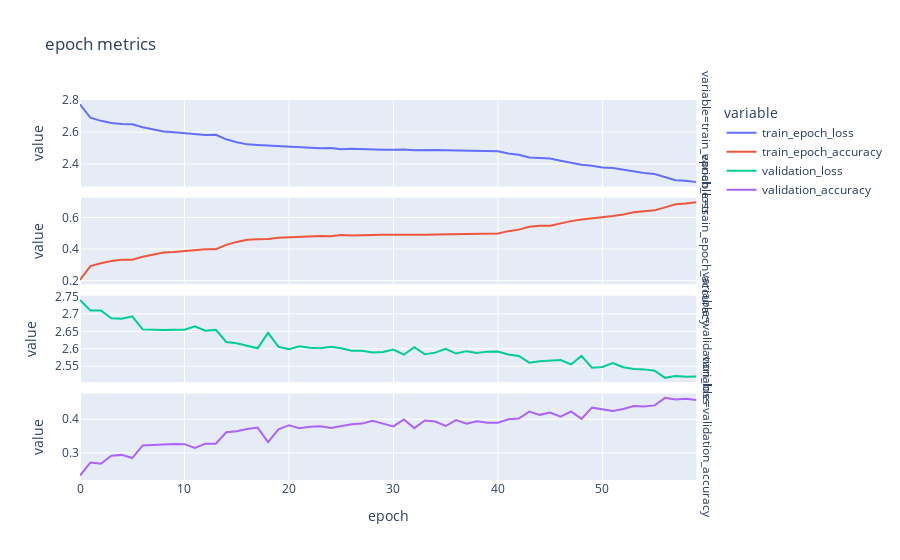
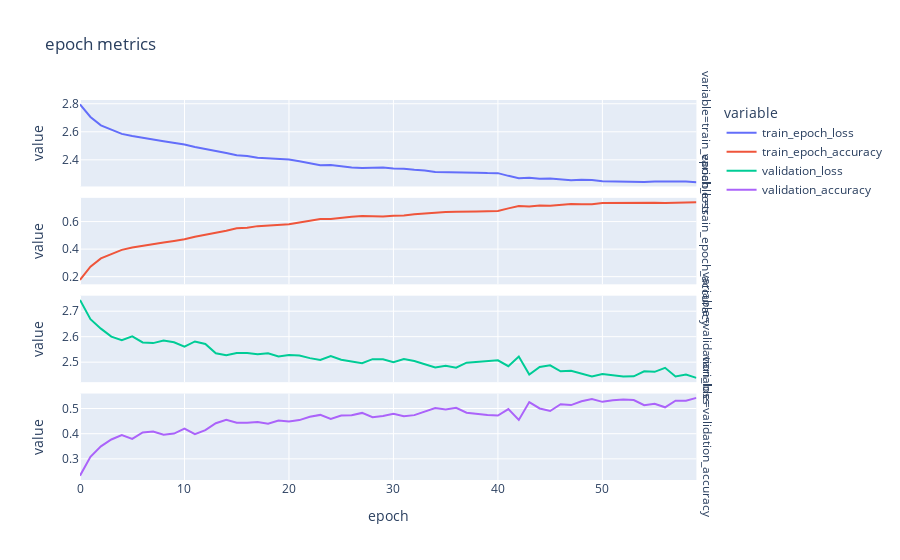

Here is the notebook cell these charts were saved with, in order:
### Markdown cell above
## Cross validation training

### Code cell
NB_CROSS_VALIDATIONS = 5
fold_patterns = join(dataset_path, "preprocessed_dataset", "fold*")
fold_pths = glob(fold_patterns)[:NB_CROSS_VALIDATIONS]
all_training_metrics = {}

for fold_idx, fold_pth in enumerate(fold_pths):
    print("training:", fold_idx + 1)
    train_dataset = CMIDataset(fold_pth, "train")
    train_data_loader = DL(train_dataset, BATCH_SIZE, shuffle=True)
    validation_dataset = CMIDataset(fold_pth, "validation")
    validation_data_loader = DL(validation_dataset, BATCH_SIZE, shuffle=False)
    _, training_metrics, _ = mk_model_and_fit(train_data_loader, validation_data_loader)
    all_training_metrics["fold_" + str(fold_idx)] = training_metrics
    plt_validation_split_training_metrics(training_metrics)
    print("=========================")

all_training_metrics = pd.concat(all_training_metrics)

### Figure 1 — Plotly figure (JSON) as saved in the notebook; plotly's stock layout.template omitted (floating-point values rounded to 4 significant figures)
{"data": [{"hovertemplate": "variable=train_epoch_loss<br>epoch=%{x}<br>value=%{y}<extra></extra>", "legendgroup": "train_epoch_loss", "line": {"color": "#636efa", "dash": "solid"}, "marker": {"symbol": "circle"}, "mode": "lines", "name": "train_epoch_loss", "orientation": "v", "showlegend": true, "type": "scatter", "x": [0, 1, 2, 3, 4, 5, 6, 7, 8, 9, 10, 11, 12, 13, 14, 15, 16, 17, 18, 19, 20, 21, 22, 23, 24, 25, 26, 27, 28, 29, 30, 31, 32, 33, 34, 35, 36, 37, 38, 39, 40, 41, 42, 43, 44, 45, 46, 47, 48, 49, 50, 51, 52, 53, 54, 55, 56, 57, 58, 59], "xaxis": "x4", "y": [2.773, 2.689, 2.67, 2.657, 2.65, 2.649, 2.629, 2.619, 2.604, 2.599, 2.593, 2.587, 2.582, 2.583, 2.554, 2.536, 2.523, 2.519, 2.516, 2.51, 2.506, 2.502, 2.503, 2.499, 2.5, 2.492, 2.495, 2.492, 2.488, 2.489, 2.489, 2.49, 2.487, 2.489, 2.488, 2.486, 2.485, 2.484, 2.483, 2.481, 2.48, 2.466, 2.458, 2.441, 2.437, 2.435, 2.421, 2.406, 2.396, 2.389, 2.378, 2.374, 2.363, 2.35, 2.344, 2.337, 2.319, 2.299, 2.295, 2.287], "yaxis": "y4"}, {"hovertemplate": "variable=train_epoch_accuracy<br>epoch=%{x}<br>value=%{y}<extra></extra>", "legendgroup": "train_epoch_accuracy", "line": {"color": "#EF553B", "dash": "solid"}, "marker": {"symbol": "circle"}, "mode": "lines", "name": "train_epoch_accuracy", "orientation": "v", "showlegend": true, "type": "scatter", "x": [0, 1, 2, 3, 4, 5, 6, 7, 8, 9, 10, 11, 12, 13, 14, 15, 16, 17, 18, 19, 20, 21, 22, 23, 24, 25, 26, 27, 28, 29, 30, 31, 32, 33, 34, 35, 36, 37, 38, 39, 40, 41, 42, 43, 44, 45, 46, 47, 48, 49, 50, 51, 52, 53, 54, 55, 56, 57, 58, 59], "xaxis": "x3", "y": [0.2038, 0.2913, 0.3097, 0.3233, 0.3311, 0.3319, 0.351, 0.3626, 0.3775, 0.3805, 0.3874, 0.394, 0.3985, 0.3985, 0.4259, 0.4449, 0.4586, 0.4615, 0.4638, 0.4712, 0.4737, 0.4792, 0.4789, 0.482, 0.4811, 0.4891, 0.4854, 0.4875, 0.4914, 0.4908, 0.4904, 0.4893, 0.4926, 0.4904, 0.4916, 0.4931, 0.494, 0.4947, 0.4948, 0.4963, 0.498, 0.513, 0.5226, 0.5413, 0.5465, 0.5468, 0.5619, 0.5766, 0.5865, 0.5926, 0.6033, 0.6087, 0.6179, 0.6322, 0.6389, 0.6446, 0.6636, 0.6828, 0.6876, 0.6965], "yaxis": "y3"}, {"hovertemplate": "variable=validation_loss<br>epoch=%{x}<br>value=%{y}<extra></extra>", "legendgroup": "validation_loss", "line": {"color": "#00cc96", "dash": "solid"}, "marker": {"symbol": "circle"}, "mode": "lines", "name": "validation_loss", "orientation": "v", "showlegend": true, "type": "scatter", "x": [0, 1, 2, 3, 4, 5, 6, 7, 8, 9, 10, 11, 12, 13, 14, 15, 16, 17, 18, 19, 20, 21, 22, 23, 24, 25, 26, 27, 28, 29, 30, 31, 32, 33, 34, 35, 36, 37, 38, 39, 40, 41, 42, 43, 44, 45, 46, 47, 48, 49, 50, 51, 52, 53, 54, 55, 56, 57, 58, 59], "xaxis": "x2", "y": [2.74, 2.71, 2.711, 2.688, 2.686, 2.694, 2.656, 2.654, 2.654, 2.655, 2.655, 2.664, 2.652, 2.654, 2.62, 2.616, 2.608, 2.601, 2.646, 2.606, 2.599, 2.607, 2.603, 2.601, 2.605, 2.601, 2.595, 2.594, 2.589, 2.591, 2.598, 2.583, 2.605, 2.584, 2.589, 2.6, 2.586, 2.593, 2.588, 2.592, 2.592, 2.584, 2.579, 2.56, 2.564, 2.565, 2.567, 2.555, 2.579, 2.545, 2.548, 2.559, 2.547, 2.542, 2.541, 2.537, 2.516, 2.522, 2.519, 2.52], "yaxis": "y2"}, {"hovertemplate": "variable=validation_accuracy<br>epoch=%{x}<br>value=%{y}<extra></extra>", "legendgroup": "validation_accuracy", "line": {"color": "#ab63fa", "dash": "solid"}, "marker": {"symbol": "circle"}, "mode": "lines", "name": "validation_accuracy", "orientation": "v", "showlegend": true, "type": "scatter", "x": [0, 1, 2, 3, 4, 5, 6, 7, 8, 9, 10, 11, 12, 13, 14, 15, 16, 17, 18, 19, 20, 21, 22, 23, 24, 25, 26, 27, 28, 29, 30, 31, 32, 33, 34, 35, 36, 37, 38, 39, 40, 41, 42, 43, 44, 45, 46, 47, 48, 49, 50, 51, 52, 53, 54, 55, 56, 57, 58, 59], "xaxis": "x", "y": [0.2323, 0.2716, 0.2679, 0.2919, 0.2941, 0.2846, 0.3222, 0.324, 0.3265, 0.3265, 0.3259, 0.3147, 0.3274, 0.327, 0.3612, 0.364, 0.3707, 0.3752, 0.3318, 0.3698, 0.3823, 0.3731, 0.3774, 0.3791, 0.3743, 0.3795, 0.385, 0.3869, 0.3955, 0.3869, 0.3787, 0.3992, 0.3735, 0.396, 0.3932, 0.3798, 0.3973, 0.3863, 0.394, 0.3893, 0.3897, 0.3996, 0.402, 0.4224, 0.4129, 0.42, 0.4074, 0.4228, 0.401, 0.4343, 0.4288, 0.4245, 0.4304, 0.4392, 0.4379, 0.441, 0.4634, 0.4589, 0.4604, 0.4572], "yaxis": "y"}], "layout": {"annotations": [{"font": {}, "showarrow": false, "text": "variable=validation_accuracy", "textangle": 90, "x": 0.98, "xanchor": "left", "xref": "paper", "y": 0.1138, "yanchor": "middle", "yref": "paper"}, {"font": {}, "showarrow": false, "text": "variable=validation_loss", "textangle": 90, "x": 0.98, "xanchor": "left", "xref": "paper", "y": 0.3712, "yanchor": "middle", "yref": "paper"}, {"font": {}, "showarrow": false, "text": "variable=train_epoch_accuracy", "textangle": 90, "x": 0.98, "xanchor": "left", "xref": "paper", "y": 0.6288, "yanchor": "middle", "yref": "paper"}, {"font": {}, "showarrow": false, "text": "variable=train_epoch_loss", "textangle": 90, "x": 0.98, "xanchor": "left", "xref": "paper", "y": 0.8862, "yanchor": "middle", "yref": "paper"}], "legend": {"title": {"text": "variable"}, "tracegroupgap": 0}, "title": {"text": "epoch metrics"}, "xaxis": {"anchor": "y", "domain": [0, 0.98], "title": {"text": "epoch"}}, "xaxis2": {"anchor": "y2", "domain": [0, 0.98], "matches": "x", "showticklabels": false}, "xaxis3": {"anchor": "y3", "domain": [0, 0.98], "matches": "x", "showticklabels": false}, "xaxis4": {"anchor": "y4", "domain": [0, 0.98], "matches": "x", "showticklabels": false}, "yaxis": {"anchor": "x", "domain": [0, 0.2275], "title": {"text": "value"}}, "yaxis2": {"anchor": "x2", "domain": [0.2575, 0.485], "title": {"text": "value"}}, "yaxis3": {"anchor": "x3", "domain": [0.515, 0.7425], "title": {"text": "value"}}, "yaxis4": {"anchor": "x4", "domain": [0.7725, 1], "title": {"text": "value"}}}}

### Figure 2 — Plotly figure (JSON) as saved in the notebook; plotly's stock layout.template omitted (floating-point values rounded to 4 significant figures)
{"data": [{"hovertemplate": "variable=train_epoch_loss<br>epoch=%{x}<br>value=%{y}<extra></extra>", "legendgroup": "train_epoch_loss", "line": {"color": "#636efa", "dash": "solid"}, "marker": {"symbol": "circle"}, "mode": "lines", "name": "train_epoch_loss", "orientation": "v", "showlegend": true, "type": "scatter", "x": [0, 1, 2, 3, 4, 5, 6, 7, 8, 9, 10, 11, 12, 13, 14, 15, 16, 17, 18, 19, 20, 21, 22, 23, 24, 25, 26, 27, 28, 29, 30, 31, 32, 33, 34, 35, 36, 37, 38, 39, 40, 41, 42, 43, 44, 45, 46, 47, 48, 49, 50, 51, 52, 53, 54, 55, 56, 57, 58, 59], "xaxis": "x4", "y": [2.796, 2.706, 2.646, 2.615, 2.585, 2.57, 2.555, 2.545, 2.532, 2.521, 2.51, 2.491, 2.478, 2.46, 2.449, 2.433, 2.428, 2.415, 2.409, 2.408, 2.402, 2.389, 2.377, 2.362, 2.363, 2.354, 2.345, 2.342, 2.344, 2.345, 2.339, 2.336, 2.329, 2.324, 2.314, 2.313, 2.311, 2.31, 2.308, 2.306, 2.305, 2.286, 2.269, 2.273, 2.265, 2.268, 2.262, 2.255, 2.257, 2.256, 2.247, 2.246, 2.244, 2.241, 2.241, 2.246, 2.247, 2.246, 2.245, 2.241], "yaxis": "y4"}, {"hovertemplate": "variable=train_epoch_accuracy<br>epoch=%{x}<br>value=%{y}<extra></extra>", "legendgroup": "train_epoch_accuracy", "line": {"color": "#EF553B", "dash": "solid"}, "marker": {"symbol": "circle"}, "mode": "lines", "name": "train_epoch_accuracy", "orientation": "v", "showlegend": true, "type": "scatter", "x": [0, 1, 2, 3, 4, 5, 6, 7, 8, 9, 10, 11, 12, 13, 14, 15, 16, 17, 18, 19, 20, 21, 22, 23, 24, 25, 26, 27, 28, 29, 30, 31, 32, 33, 34, 35, 36, 37, 38, 39, 40, 41, 42, 43, 44, 45, 46, 47, 48, 49, 50, 51, 52, 53, 54, 55, 56, 57, 58, 59], "xaxis": "x3", "y": [0.1759, 0.2729, 0.3327, 0.3638, 0.3944, 0.4114, 0.4253, 0.4348, 0.4482, 0.4594, 0.4714, 0.4895, 0.5029, 0.5205, 0.5335, 0.5508, 0.5544, 0.567, 0.5727, 0.5756, 0.5804, 0.5939, 0.6062, 0.6193, 0.6187, 0.6279, 0.6357, 0.64, 0.6377, 0.6375, 0.6427, 0.6447, 0.6534, 0.6582, 0.6673, 0.6692, 0.6711, 0.6703, 0.6734, 0.6752, 0.6763, 0.6958, 0.7131, 0.7092, 0.7168, 0.7142, 0.7212, 0.7274, 0.7251, 0.7259, 0.7342, 0.7349, 0.7366, 0.7397, 0.7393, 0.7364, 0.7341, 0.7365, 0.7361, 0.7409], "yaxis": "y3"}, {"hovertemplate": "variable=validation_loss<br>epoch=%{x}<br>value=%{y}<extra></extra>", "legendgroup": "validation_loss", "line": {"color": "#00cc96", "dash": "solid"}, "marker": {"symbol": "circle"}, "mode": "lines", "name": "validation_loss", "orientation": "v", "showlegend": true, "type": "scatter", "x": [0, 1, 2, 3, 4, 5, 6, 7, 8, 9, 10, 11, 12, 13, 14, 15, 16, 17, 18, 19, 20, 21, 22, 23, 24, 25, 26, 27, 28, 29, 30, 31, 32, 33, 34, 35, 36, 37, 38, 39, 40, 41, 42, 43, 44, 45, 46, 47, 48, 49, 50, 51, 52, 53, 54, 55, 56, 57, 58, 59], "xaxis": "x2", "y": [2.744, 2.669, 2.632, 2.6, 2.586, 2.601, 2.577, 2.575, 2.585, 2.578, 2.561, 2.581, 2.572, 2.535, 2.527, 2.536, 2.536, 2.531, 2.535, 2.523, 2.528, 2.526, 2.516, 2.509, 2.524, 2.51, 2.503, 2.496, 2.512, 2.511, 2.5, 2.512, 2.505, 2.491, 2.479, 2.486, 2.478, 2.498, 2.501, 2.505, 2.507, 2.484, 2.522, 2.452, 2.481, 2.488, 2.464, 2.466, 2.454, 2.444, 2.453, 2.449, 2.444, 2.444, 2.464, 2.462, 2.478, 2.444, 2.451, 2.439], "yaxis": "y2"}, {"hovertemplate": "variable=validation_accuracy<br>epoch=%{x}<br>value=%{y}<extra></extra>", "legendgroup": "validation_accuracy", "line": {"color": "#ab63fa", "dash": "solid"}, "marker": {"symbol": "circle"}, "mode": "lines", "name": "validation_accuracy", "orientation": "v", "showlegend": true, "type": "scatter", "x": [0, 1, 2, 3, 4, 5, 6, 7, 8, 9, 10, 11, 12, 13, 14, 15, 16, 17, 18, 19, 20, 21, 22, 23, 24, 25, 26, 27, 28, 29, 30, 31, 32, 33, 34, 35, 36, 37, 38, 39, 40, 41, 42, 43, 44, 45, 46, 47, 48, 49, 50, 51, 52, 53, 54, 55, 56, 57, 58, 59], "xaxis": "x", "y": [0.2332, 0.3082, 0.3499, 0.3769, 0.3941, 0.3791, 0.4051, 0.4084, 0.3958, 0.4005, 0.4205, 0.3979, 0.4139, 0.4414, 0.4554, 0.4432, 0.4437, 0.4463, 0.4394, 0.452, 0.4487, 0.454, 0.4672, 0.4746, 0.4581, 0.4725, 0.4732, 0.4825, 0.4652, 0.4704, 0.4792, 0.4695, 0.4737, 0.4891, 0.5018, 0.4964, 0.5025, 0.4836, 0.478, 0.4739, 0.4723, 0.4976, 0.4545, 0.5256, 0.5002, 0.4903, 0.5172, 0.5136, 0.5287, 0.5377, 0.5265, 0.5333, 0.536, 0.5335, 0.5132, 0.519, 0.5048, 0.5312, 0.5308, 0.5423], "yaxis": "y"}], "layout": {"annotations": [{"font": {}, "showarrow": false, "text": "variable=validation_accuracy", "textangle": 90, "x": 0.98, "xanchor": "left", "xref": "paper", "y": 0.1138, "yanchor": "middle", "yref": "paper"}, {"font": {}, "showarrow": false, "text": "variable=validation_loss", "textangle": 90, "x": 0.98, "xanchor": "left", "xref": "paper", "y": 0.3712, "yanchor": "middle", "yref": "paper"}, {"font": {}, "showarrow": false, "text": "variable=train_epoch_accuracy", "textangle": 90, "x": 0.98, "xanchor": "left", "xref": "paper", "y": 0.6288, "yanchor": "middle", "yref": "paper"}, {"font": {}, "showarrow": false, "text": "variable=train_epoch_loss", "textangle": 90, "x": 0.98, "xanchor": "left", "xref": "paper", "y": 0.8862, "yanchor": "middle", "yref": "paper"}], "legend": {"title": {"text": "variable"}, "tracegroupgap": 0}, "title": {"text": "epoch metrics"}, "xaxis": {"anchor": "y", "domain": [0, 0.98], "title": {"text": "epoch"}}, "xaxis2": {"anchor": "y2", "domain": [0, 0.98], "matches": "x", "showticklabels": false}, "xaxis3": {"anchor": "y3", "domain": [0, 0.98], "matches": "x", "showticklabels": false}, "xaxis4": {"anchor": "y4", "domain": [0, 0.98], "matches": "x", "showticklabels": false}, "yaxis": {"anchor": "x", "domain": [0, 0.2275], "title": {"text": "value"}}, "yaxis2": {"anchor": "x2", "domain": [0.2575, 0.485], "title": {"text": "value"}}, "yaxis3": {"anchor": "x3", "domain": [0.515, 0.7425], "title": {"text": "value"}}, "yaxis4": {"anchor": "x4", "domain": [0.7725, 1], "title": {"text": "value"}}}}
